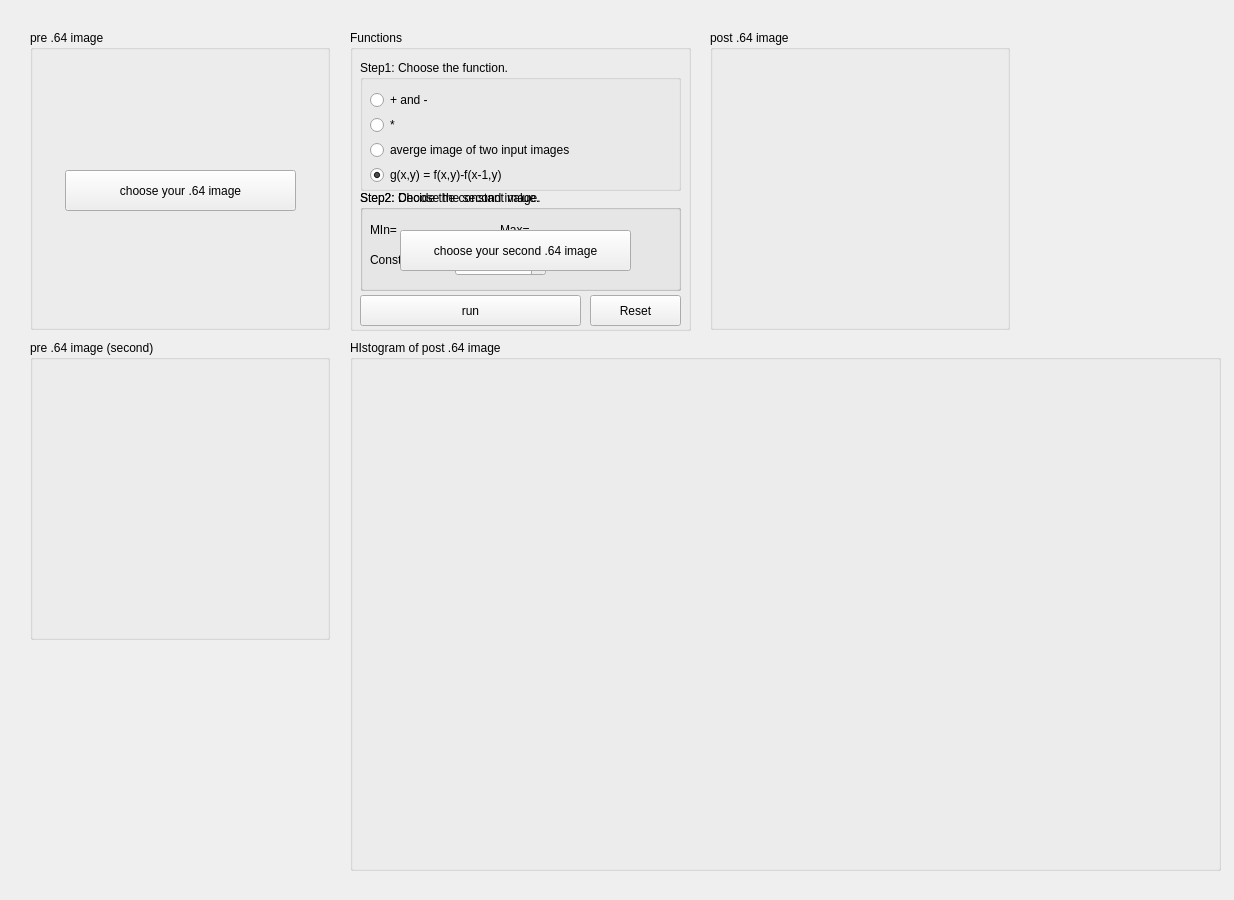
<?xml version="1.0" encoding="UTF-8"?>
<ui version="4.0">
 <class>Widget</class>
 <widget class="QWidget" name="Widget">
  <property name="geometry">
   <rect>
    <x>0</x>
    <y>0</y>
    <width>1234</width>
    <height>900</height>
   </rect>
  </property>
  <property name="windowTitle">
   <string>Widget</string>
  </property>
  <widget class="QGroupBox" name="groupBox">
   <property name="geometry">
    <rect>
     <x>30</x>
     <y>30</y>
     <width>300</width>
     <height>300</height>
    </rect>
   </property>
   <property name="title">
    <string>pre .64 image</string>
   </property>
   <widget class="QPushButton" name="pushButton">
    <property name="geometry">
     <rect>
      <x>35</x>
      <y>140</y>
      <width>231</width>
      <height>41</height>
     </rect>
    </property>
    <property name="text">
     <string>choose your .64 image</string>
    </property>
   </widget>
   <widget class="QLabel" name="label">
    <property name="geometry">
     <rect>
      <x>20</x>
      <y>30</y>
      <width>260</width>
      <height>260</height>
     </rect>
    </property>
    <property name="sizePolicy">
     <sizepolicy hsizetype="Expanding" vsizetype="Expanding">
      <horstretch>0</horstretch>
      <verstretch>0</verstretch>
     </sizepolicy>
    </property>
    <property name="maximumSize">
     <size>
      <width>260</width>
      <height>260</height>
     </size>
    </property>
    <property name="baseSize">
     <size>
      <width>100</width>
      <height>100</height>
     </size>
    </property>
    <property name="text">
     <string/>
    </property>
   </widget>
   <zorder>label</zorder>
   <zorder>pushButton</zorder>
  </widget>
  <widget class="QGroupBox" name="groupBox_2">
   <property name="geometry">
    <rect>
     <x>350</x>
     <y>340</y>
     <width>871</width>
     <height>531</height>
    </rect>
   </property>
   <property name="title">
    <string>HIstogram of post .64 image</string>
   </property>
   <widget class="QWidget" name="horizontalLayoutWidget">
    <property name="geometry">
     <rect>
      <x>10</x>
      <y>30</y>
      <width>851</width>
      <height>491</height>
     </rect>
    </property>
    <layout class="QHBoxLayout" name="horizontalLayout">
     <property name="sizeConstraint">
      <enum>QLayout::SetMinimumSize</enum>
     </property>
    </layout>
   </widget>
  </widget>
  <widget class="QGroupBox" name="groupBox_3">
   <property name="geometry">
    <rect>
     <x>350</x>
     <y>30</y>
     <width>341</width>
     <height>301</height>
    </rect>
   </property>
   <property name="title">
    <string>Functions</string>
   </property>
   <widget class="QGroupBox" name="groupBox_4">
    <property name="geometry">
     <rect>
      <x>10</x>
      <y>30</y>
      <width>321</width>
      <height>131</height>
     </rect>
    </property>
    <property name="title">
     <string>Step1: Choose the function.</string>
    </property>
    <widget class="QRadioButton" name="radioButton">
     <property name="geometry">
      <rect>
       <x>10</x>
       <y>30</y>
       <width>300</width>
       <height>20</height>
      </rect>
     </property>
     <property name="text">
      <string>+ and -</string>
     </property>
     <property name="checked">
      <bool>false</bool>
     </property>
    </widget>
    <widget class="QRadioButton" name="radioButton_2">
     <property name="geometry">
      <rect>
       <x>10</x>
       <y>55</y>
       <width>300</width>
       <height>20</height>
      </rect>
     </property>
     <property name="text">
      <string>*</string>
     </property>
    </widget>
    <widget class="QRadioButton" name="radioButton_4">
     <property name="geometry">
      <rect>
       <x>10</x>
       <y>105</y>
       <width>300</width>
       <height>20</height>
      </rect>
     </property>
     <property name="text">
      <string>g(x,y) = f(x,y)-f(x-1,y)</string>
     </property>
     <property name="checked">
      <bool>true</bool>
     </property>
    </widget>
    <widget class="QRadioButton" name="radioButton_3">
     <property name="geometry">
      <rect>
       <x>10</x>
       <y>80</y>
       <width>300</width>
       <height>20</height>
      </rect>
     </property>
     <property name="text">
      <string>averge image of two input images</string>
     </property>
    </widget>
   </widget>
   <widget class="QPushButton" name="pushButton_2">
    <property name="geometry">
     <rect>
      <x>10</x>
      <y>265</y>
      <width>221</width>
      <height>31</height>
     </rect>
    </property>
    <property name="text">
     <string>run</string>
    </property>
   </widget>
   <widget class="QPushButton" name="pushButton_3">
    <property name="geometry">
     <rect>
      <x>240</x>
      <y>265</y>
      <width>91</width>
      <height>31</height>
     </rect>
    </property>
    <property name="text">
     <string>Reset</string>
    </property>
   </widget>
   <widget class="QGroupBox" name="groupBox_5">
    <property name="geometry">
     <rect>
      <x>10</x>
      <y>160</y>
      <width>321</width>
      <height>101</height>
     </rect>
    </property>
    <property name="title">
     <string>Step2: Decide the constant value.</string>
    </property>
    <widget class="QLabel" name="label_3">
     <property name="geometry">
      <rect>
       <x>10</x>
       <y>30</y>
       <width>70</width>
       <height>20</height>
      </rect>
     </property>
     <property name="text">
      <string>MIn= </string>
     </property>
    </widget>
    <widget class="QLabel" name="label_4">
     <property name="geometry">
      <rect>
       <x>140</x>
       <y>30</y>
       <width>71</width>
       <height>20</height>
      </rect>
     </property>
     <property name="text">
      <string>Max=</string>
     </property>
    </widget>
    <widget class="QLabel" name="label_5">
     <property name="geometry">
      <rect>
       <x>10</x>
       <y>60</y>
       <width>100</width>
       <height>20</height>
      </rect>
     </property>
     <property name="text">
      <string>Constant = </string>
     </property>
    </widget>
    <widget class="QDoubleSpinBox" name="doubleSpinBox">
     <property name="geometry">
      <rect>
       <x>95</x>
       <y>55</y>
       <width>91</width>
       <height>31</height>
      </rect>
     </property>
    </widget>
   </widget>
   <widget class="QGroupBox" name="groupBox_7">
    <property name="geometry">
     <rect>
      <x>10</x>
      <y>160</y>
      <width>321</width>
      <height>101</height>
     </rect>
    </property>
    <property name="title">
     <string>Step2: Choose the second image.</string>
    </property>
    <widget class="QPushButton" name="pushButton_4">
     <property name="geometry">
      <rect>
       <x>40</x>
       <y>40</y>
       <width>231</width>
       <height>41</height>
      </rect>
     </property>
     <property name="text">
      <string>choose your second .64 image</string>
     </property>
    </widget>
   </widget>
  </widget>
  <widget class="QGroupBox" name="groupBox_6">
   <property name="geometry">
    <rect>
     <x>710</x>
     <y>30</y>
     <width>300</width>
     <height>300</height>
    </rect>
   </property>
   <property name="title">
    <string>post .64 image</string>
   </property>
   <widget class="QLabel" name="label_2">
    <property name="geometry">
     <rect>
      <x>20</x>
      <y>30</y>
      <width>260</width>
      <height>260</height>
     </rect>
    </property>
    <property name="sizePolicy">
     <sizepolicy hsizetype="Expanding" vsizetype="Expanding">
      <horstretch>0</horstretch>
      <verstretch>0</verstretch>
     </sizepolicy>
    </property>
    <property name="maximumSize">
     <size>
      <width>260</width>
      <height>260</height>
     </size>
    </property>
    <property name="baseSize">
     <size>
      <width>100</width>
      <height>100</height>
     </size>
    </property>
    <property name="text">
     <string/>
    </property>
   </widget>
  </widget>
  <widget class="QGroupBox" name="groupBox_8">
   <property name="geometry">
    <rect>
     <x>30</x>
     <y>340</y>
     <width>300</width>
     <height>300</height>
    </rect>
   </property>
   <property name="title">
    <string>pre .64 image (second)</string>
   </property>
   <widget class="QLabel" name="label_6">
    <property name="geometry">
     <rect>
      <x>20</x>
      <y>30</y>
      <width>260</width>
      <height>260</height>
     </rect>
    </property>
    <property name="sizePolicy">
     <sizepolicy hsizetype="Expanding" vsizetype="Expanding">
      <horstretch>0</horstretch>
      <verstretch>0</verstretch>
     </sizepolicy>
    </property>
    <property name="maximumSize">
     <size>
      <width>260</width>
      <height>260</height>
     </size>
    </property>
    <property name="baseSize">
     <size>
      <width>100</width>
      <height>100</height>
     </size>
    </property>
    <property name="text">
     <string/>
    </property>
   </widget>
  </widget>
 </widget>
 <layoutdefault spacing="6" margin="11"/>
 <resources/>
 <connections/>
</ui>
